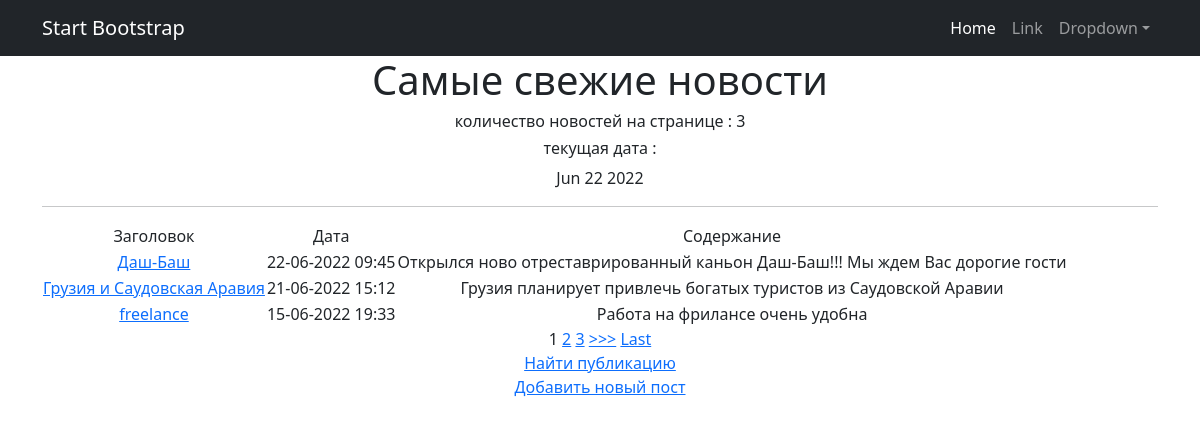
Page /news/ on the committed database.
### news/models.py (models this page shows, shortened)
class Post(models.Model):
    article = 'AR'
    news = 'NW'
    TYPES = [(article, 'статья'), (news, 'новость')]
    post_author = models.ForeignKey(Author, on_delete=models.CASCADE)
    post_type = models.CharField(max_length=2, choices=TYPES)
    post_time_create = models.DateTimeField(auto_now_add=True)
    post_category = models.ManyToManyField(Category, through='PostCategory')
    post_title = models.CharField(max_length=255)
    post_text = models.TextField()
    post_rating = models.IntegerField(default=0)

### news/views.py (the view)
# urls.py: path('', PostList.as_view()),
class PostList(ListView):
    model = Post
    template_name = 'news.html'
    context_object_name = 'post'
    queryset = Post.objects.order_by('-post_time_create')
    paginate_by = 3
    form_class = PostForm
    def get_context_data(self, **kwargs):
        context = super().get_context_data(**kwargs)
        context['time_now'] = datetime.utcnow()
        return context

### news/templatetags/custom_filters.py (called while the page is built)
@register.filter(name='censor')
def censor(value):
    count = 0
    bad_words = ['сука', 'черт', 'блин', 'скотина', 'падла', 'гадость']
    text = value.split()
    for word in text:
        word = word.lower()
        for bad_word in bad_words:
            if word == bad_word:
                return value.replace(text[count], '*' * len(word))
        count += 1
    return value

### templates/news.html (shortened to what this page needs)
{% extends 'flatpages/default.html' %}
{% load custom_filters %}
{% load custom_tags %}
{% block content %}
   <h1>Самые свежие новости </h1>
   <h6>количество новостей на странице : {{ post|length }} </h6>
   <h4><h6>текущая дата :</h6> {{ time_now|date:'M d Y' }}</h4>
   <hr>
{% if post %}
    <table>
        <tr>
            <td>Заголовок</td>
            <td>Дата</td>
            <td>Содержание</td>
        </tr>
        {% for post in post %}
            <tr>
                <td><a href="{% url 'post' post.id %}">{{ post.post_title|truncatechars:50|censor }}   </a></td>
                <td>{{ post.post_time_create|date:'d-m-Y H:i' }}  </td>
                <td>{{ post.post_text|truncatewords:15|censor }}  </td>
            </tr>
        {% endfor %}
    </table>
{% else %}
    <h5>Публикаций нет, зайдите позже</h5>
{% endif %}
{% if is_paginated %}
    {% for num in page_obj.paginator.page_range %}
        {% if page_obj.number == num %}
            <a>{{ num }}</a>
        {% elif num > page_obj.number|add:'-3' and num < page_obj.number|add:'3' %}
            <a href="?page={{ num }}">{{ num }}</a>
        {% endif %}
    {% endfor %}
    {% if page_obj.has_next %}
        <a href="?page={{ page_obj.next_page_number }}">>>></a>
        <a href="?page={{ page_obj.paginator.num_pages }}">Last</a>
    {% endif %}
{% endif %}
<br>
<a href="search">Найти публикацию</a>
<br>
<a href="{% url 'post_create' %}">Добавить новый пост</a> <br>
{% endblock content %}

### rows in the picture
Post: post_title|censor "Даш-Баш", post_time_create "22-06-2022 09:45", post_text|censor "Открылся ново отреставрированный каньон Даш-Баш!!! Мы ждем Вас дорогие гости"
Post: post_title|censor "Грузия и Саудовская Аравия", post_time_create "21-06-2022 15:12", post_text|censor "Грузия планирует привлечь богатых туристов из Саудовской Аравии"
Post: post_title|censor "freelance", post_time_create "15-06-2022 19:33", post_text|censor "Работа на фрилансе очень удобна"

### other values in the picture
{{ post|length }} "3"
{{ time_now|date:'M d Y' }} "Jun 22 2022"
{{ num }} "1"
{{ num }} "2" "3"
